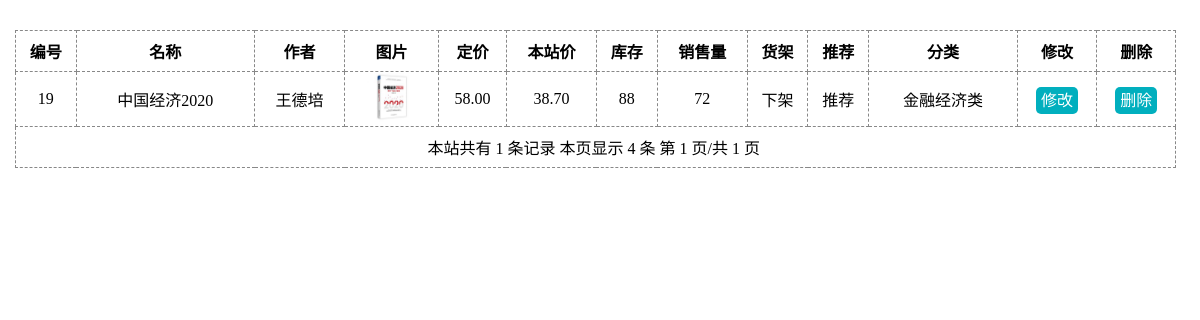
Page /admin/book/soldout.php (signed in) on the committed database.
### tables this page shows
CREATE TABLE IF NOT EXISTS `book` (
  `id` int(10) UNSIGNED NOT NULL AUTO_INCREMENT,
  `name` varchar(50) NOT NULL,
  `writer` varchar(50) NOT NULL,
  `img` varchar(100) NOT NULL,
  `info` mediumtext NOT NULL,
  `oldprice` float(8,2) UNSIGNED NOT NULL,
  `nowprice` float(8,2) UNSIGNED NOT NULL,
  `class_id` int(10) UNSIGNED NOT NULL,
  `stock` int(10) UNSIGNED NOT NULL,
  `sales` int(10) UNSIGNED NOT NULL DEFAULT '0',
  `supplier` int(10) UNSIGNED NOT NULL DEFAULT '0',
  `shelf` tinyint(3) UNSIGNED NOT NULL,
  `recommend` tinyint(3) UNSIGNED NOT NULL DEFAULT '0',
  PRIMARY KEY (`id`)
);

CREATE TABLE IF NOT EXISTS `class` (
  `id` int(10) UNSIGNED NOT NULL AUTO_INCREMENT,
  `name` varchar(50) NOT NULL,
  PRIMARY KEY (`id`)
);

### admin/book/soldout.php (the view, shortened to what this page needs)
<?php
     include '../../public/common/conn.php';
     $sql="select book.*,class.name cname from book,class where book.class_id=class.id and book.shelf=0 order by book.id";
     $rst=mysqli_query($con,$sql);
     $size = 4;
     $hangnum = mysqli_num_rows($rst);
     if($hangnum == 0){
        echo "暂无图书";
     }else{
        $page_num = ceil($hangnum/$size);
        if(@$_GET['page_id']){
            $page_id = $_GET['page_id'];
            $start = ($page_id-1)*$size;
        }else{
            $page_id = 1;
            $start = 0;
        }
        $fenye_sel = "select book.*,class.name cname from book,class where book.class_id=class.id and book.shelf=0 order by book.id limit $start,$size";
        $fenye_add = mysqli_query($con,$fenye_sel);
?>
<!doctype html>
<html lang="en">
<head>
	<link rel="stylesheet" href="../public/css/index.css">
</head>
<body>
	<div class="main">
		<table>
			<tr>
				<th>编号</th>
				<th>名称</th>
				<th>作者</th>
				<th>图片</th>
				<th>定价</th>
				<th>本站价</th>
				<th>库存</th>
				<th>销售量</th>
				<th>货架</th>
				<th>推荐</th>
				<th>分类</th>
				<th>修改</th>
				<th>删除</th>
			</tr>
			<?php
				while($row=mysqli_fetch_assoc($fenye_add)){
					echo "<tr>";
					echo "<td>{$row['id']}</td>";
					echo "<td>{$row['name']}</td>";
					echo "<td>{$row['writer']}</td>";
					echo "<td><img src='../../public/uploads/thumb_{$row['img']}' width='50px'></td>";
					echo "<td>{$row['oldprice']}</td>";
					echo "<td>{$row['nowprice']}</td>";
					echo "<td>{$row['stock']}</td>";
					echo "<td>{$row['sales']}</td>";
					if($row['shelf']){
						echo "<td>上架</td>";
					}else{
						echo "<td>下架</td>";
					}
					if($row['recommend']){
                    	echo "<td>推荐</td>";
                    }else{
                    	echo "<td>不推荐</td>";
                    }
					echo "<td>{$row['cname']}</td>";
					echo "<td><a href='change.php?id={$row['id']}'>修改</a></td>";
					echo "<td><a href='delete.php?id={$row['id']}&img={$row['img']}'>删除</a></td>";
					echo "</tr>";
				}
			?>
			<tr>
              <td colspan="13">
              <?php
            	echo "本站共有&nbsp;".$hangnum."&nbsp;条记录&nbsp;";
            	echo "本页显示&nbsp;".$size."&nbsp;条&nbsp;";
            	echo "第&nbsp;".$page_id."&nbsp;页/共&nbsp;".$page_num."&nbsp;页&nbsp;";
            	echo "</td>";
                echo "</tr>";
              }
             ?>
		</table>
	</div>
</body>
</html>

### admin/public/css/index.css (style rules this page uses)
* { margin:0px; padding:0px; font-family: 微软雅黑; }
a { text-decoration: none; background: #01AFBE; color:#fff; border-radius:5px; padding:5px; }
.main { padding-left:15px; padding-top:30px; }
.main table { width:98%; border:1px dashed #888; border-collapse:collapse; }
.main td,.main th { border:1px dashed #888; text-align: center; height:40px; }

### rows in the picture
book: id "19", name "中国经济2020", writer "王德培", img (picture), oldprice "58.00", nowprice "38.70", stock "88", sales "72", shelf "下架", recommend "推荐", class.name "金融经济类"

### other values in the picture
$hangnum "1"
$size "4"
$page_id "1"
$page_num "1"
